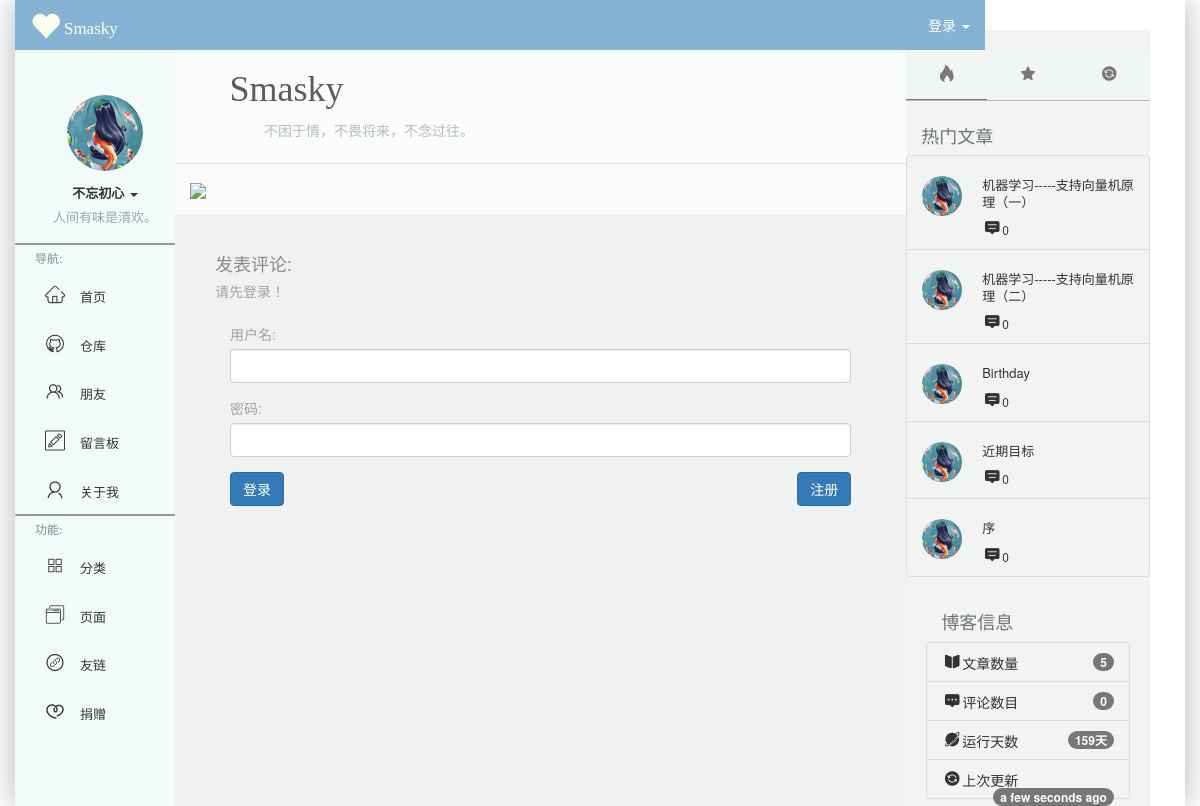
/MessageBoard, run on the app's committed database.
### SmaBlog/models.py (models this page shows)
class Post(db.Model):
    id=db.Column(db.Integer,primary_key=True)
    title=db.Column(db.String(60))
    post_img=db.Column(db.String(60))
    abstract=db.Column(db.String(60))
    body=db.Column(db.Text)
    views=db.Column(db.Integer)
    timestamp=db.Column(db.DateTime,default=datetime.utcnow,index=True)
    comments=db.Column(db.Integer,default=0)
    postcomments=db.relationship('PostComment',back_populates='post',cascade='all')

### SmaBlog/blueprints/blog.py (the view)
@blog_bp.route('/MessageBoard',methods=['GET','POST'])
def MessageBoard():
    messages=Message.query.order_by(Message.timestamp.desc()).all()
    form=MessageForm()
    admin_form=AdminForm()
    login(admin_form)
    if form.validate_on_submit():
        Body=form.body.data
        message=Message(body=Body,admin_id=current_user.id)
        db.session.add(message)
        db.session.commit()
        return redirect(url_for('blog.MessageBoard'))
    return render_template('blog/MessageBoard.html',Form=form,Messages=messages,adminForm=admin_form)

### SmaBlog/forms.py
class MessageForm(FlaskForm):
    body=TextAreaField('评论:',validators=[DataRequired(),Length(1,200)])
    submit=SubmitField('提交评论')

class AdminForm(FlaskForm):
    username=StringField('用户名:',validators=[DataRequired(),Length(1,20)])
    password=PasswordField('密码:',validators=[DataRequired(),Length(1,20)])
    submit=SubmitField('登录')

### SmaBlog/__init__.py (called while the page is built)
def register_template_context(app):
    @app.context_processor
    def inject_right():
        from SmaBlog.utils import cal_days
        post_info={}
        hot_posts=Post.query.order_by(Post.comments.desc())[:5]
        rand_posts=Post.query.order_by(Post.views.desc())[:5]
        post_info['number']=Post.query.count()
        post_info['num']=sum_comment(Post.query.all())
        post_info['days_from_s']=str(cal_days())+'天'
        post_info['modify']=datetime.utcnow()
        return dict(Post_info=post_info,hot_posts=hot_posts,rand_posts=rand_posts)

### SmaBlog/blueprints/blog.py (called while the page is built)
def login(admin_form):
    if admin_form.validate_on_submit():
        user_name=admin_form.username.data
        print(user_name)
        password=admin_form.password.data
        admin=Admin.query.filter(Admin.username==user_name).first()
        if admin:
            if user_name==admin.username and admin.validate_password(password):
                login_user(admin,remember=False)

### SmaBlog/extensions.py (called while the page is built)
    def can(self):
        return False

### SmaBlog/utils.py (called while the page is built)
def cal_days():
    start=datetime.datetime(2018,10,11)
    time_now=datetime.datetime.now()
    days_from_start=(time_now-start).days
    return days_from_start

def sum_comment(posts):
    num_comments=0
    for post in posts:
        num_comments+=post.comments
    return num_comments

### SmaBlog/templates/blog/MessageBoard.html (shortened to what this page needs)
{% extends 'base.html' %} {% block main_content %}
<div class=" content-header info-color-pure-white boder-bottom ">
    <h1 style="font-family:'ABC';font-style: normal;">Smasky</h1>
    <small>不困于情，不畏将来，不念过往。</small>
</div>
<div class="main-head-img">
    <img src="https://ws1.sinaimg.cn/large/e837aa80gy1g15tn8vl6fj21ao0si7wh.jpg" style='background-size:contain; width:100%;'>
</div>
{% if current_user.can() %}
<div class='form-info'>
    <h4 class='grey-info-g'>发表评论:</h4>
    <form method="POST">
        {{ Form.csrf_token }}
        <div class="form-group ">
            {{ Form.body.label(class='grey-info form-font-info') }} {{ Form.body(class='form-control body-info') }}
        </div>
        <h5>欢迎{{ current_user.name }}归来</h5>
        {{ Form.submit(class='btn btn-primary') }}
    </form>
</div>
{% else %}
<div class='form-info'>
    <h4 class='grey-info-g'>发表评论:</h3>
        <h5 class='grey-info'>请先登录！</h5>
        <div class='login-panel'>
            <form method="POST">
                <div class="form-group ">
                    {{ adminForm.username.label(class='grey-info form-font-info')}} {{ adminForm.username(class='form-control') }}
                </div>
                <div class="form-group ">
                    {{ adminForm.password.label(class='grey-info form-font-info')}} {{ adminForm.password(class='form-control') }}
                </div>
                <div class='row'>
                    <div class='col-xs-6'>
                        {{ adminForm.submit(class='btn btn-primary') }}
                    </div>
                    <div class="col-xs-6">
                        <a href="{{ url_for('blog.register') }}" style='float:right;'>
                            <button type='button' class="btn btn-primary right">注册</button></a>
                    </div>
                </div>
            </form>
        </div>
</div>
{% endif %} {% endblock %} {% block app_right_aside %} {% include 'blog/_rightAside.html' %} {% endblock %}

### SmaBlog/templates/base.html (shortened to what this page needs)
<!DOCTYPE html>
<html>
<head>
    {% block head %}
    <link href="{{url_for('static',filename='css/bootstrap.min.css')}}" rel="stylesheet">
    <link rel="stylesheet" href="{{url_for('static',filename='css/smasky.css')}}">
    <link rel="stylesheet" href="{{url_for('static',filename='css/iconfont.css')}}">
    <link rel="stylesheet" href="https://unpkg.com/animate.css@3.5.2/animate.min.css">
    <link rel="dns-prefetch" href="//cdn.mathjax.org" /> {% endblock head %}
</head>
<body>
    <div class="alllayout  app-container container">
        {% block nav_head %}
        <div class="app-head container">
            <nav class="left-header navbar navbar-default header-info-blue  col-xs-2" role='navigation'>
                <a href="{{ url_for('blog.index')}}" class='hidden-xs navbar-header font-bg-info-white text-center' style='margin-top:10px;text-decoration: none;'>
                    <i class='glyphicon glyphicon-heart middle icon-size' style='margin-bottom: 10px;'> </i>
                    <span class='font-info-Source hidden-md hidden-xs web-title navbar-font'>Smasky</span>
                </a>
            </nav>
            <nav class='right-header navbar navbar-default header-info-blue col-xs-10'>
                <ul class="nav nav-right head-right-nav">
                    <li class='dropdown login'>
                        {% if not current_user.is_authenticated %}
                        <a data-toggle='dropdown' class="login dropdown-toggle white-info" href='#'>
                            <span>登录</span>
                            <b class="caret white-info"></b>
                        </a>
                        {% else %}
                        <a href="{{ url_for('blog.logout') }}" class="login white-info">
                            <span>登出</span>
                        </a>
                        {% endif %}
                    </li>
                </ul>
            </nav>
        </div>
        {% endblock nav_head %} {% block app_left_aside %}
        <div class='app-left-aside aside bg-green col-xs-2'>
            <div class="sub-aside clearfix text-center show ">
                <div class="dropdown wrap">
                    <div class="ui-avtar">
                        <a href=#>
                            <span class="thumb-lg avatar">
                                <img src="{{url_for('static',filename='img/avatar.jpg')}}" class="img-full">
                            </span>
                        </a>
                    </div>
                    <div class="describe">
                        <span class='main-des'>
                            <strong>不忘初心</strong>
                            <span class="caret "></span>
                        </span>
                        <span class="sub-des">
                            人间有味是清欢。
                        </span>
                    </div>
                </div>
                <div class="line bg-white"></div>
                <div class="navi  navigation">
                    <ul class="nav nav-stacked">
                        <li class='aside-nav-head'><span>导航:</span></li>
                        <li><a href="{{ url_for('blog.index') }}"><i class="iconfont icon-shouye aside-icon"></i><span>首页</span></a></li>
                        <li><a href="https://github.com/smasky"><i class="iconfont icon-github-copy aside-icon"></i><span href="#">仓库</span></a></li>
                        <li><a><i class="iconfont icon-pengyou aside-icon"></i><span href="#">朋友</span></a></li>
                        <li><a href="{{ url_for('blog.MessageBoard') }}"><i class="iconfont icon-liuyanban1 aside-icon"></i><span
                                    href="#">留言板</span></a></li>
                        <li><a><i class="iconfont icon-my aside-icon"></i><span href="#">关于我</span></a></li>
                    </ul>
                </div>
                <div class="line bg-white"></div>
                <ul class="nav nav-stacked">
                    <li class="aside-nav-head"><span>功能:</span></li>
                    <li><a ui-toggle="active" ui-toggle-target="sub-liOne"><i class="iconfont icon-fenlei aside-icon"></i><span
                                href="#">分类</span></a></li>
                    <li><a ui-toggle='active' ui-toggle-target='sub-liTwo'><i class="iconfont icon-iconset0335 aside-icon"></i><span
                                href="#">页面</span></a></li>
                    <li><a ui-toggle='active' ui-toggle-target='sub-liThree'><i class="iconfont icon-youlian aside-icon"></i><span
                                href="#">友链</span></a></li>
                    <li><a ui-toggle='active' ui-toggle-target='sub-liFour'><i class="iconfont icon-juanzeng  aside-icon"></i><span
                                href="#">捐赠</span></a></li>
                </ul>
            </div>
        </div>
        {% endblock app_left_aside %}
        <div class="app-main info-color-low-white " id='app-main'>
            <div class="main-content col-lg-9">
                {% block main_content %}{% endblock main_content %} </div>{% block app_right_aside %}{% endblock app_right_aside %}
        </div>
    </div>
</body>
</html>

### SmaBlog/templates/blog/_rightAside.html (shortened to what this page needs)
<div class="app-right-aside col-md-3 info-color-high-white hidden-md hidden-xs">
    <div class="nav-wrap">
        <ul class="nav nav-tabs nav-justified" role="tablist">
            <li class="active" role="presentation">
                <a href='#link-nav-One' data-toggle='tab'>
                    <i class="iconfont icon-icon-test"></i>
                </a>
            </li>
            <li role="presentation">
                <a href='#link-nav-Two' data-toggle='tab'>
                    <i class="iconfont icon-icon_fill_3"></i>
                </a>
            </li>
            <li role="presentation">
                <a href='#link-nav-Three' data-toggle='tab'>
                    <i class="iconfont icon-icon_fill_"></i>
                </a>
            </li>
        </ul>
        <div class='tab-content'>
            <div id='link-nav-One' class="tab-pane active">
                <h4 style="padding-left:15px;padding-top:15px;color:#707474;">热门文章</h4>
                <ul class="list-group">
                    {% if hot_posts %} {% for post in hot_posts %}
                    <li class="list-group-item">
                        <a class="pull-left thumb-sm"><img src="{{url_for('static',filename='img/avatar.jpg') }}" style='width:40px!important;height:40px!important;border-radius: 500px;'></a>
                        <div class="clear" style="display:block;margin-left:60px;">
                            <h4  style='font-size: 15px;'><a href="{{ url_for('blog.show_post',post_id=post.id) }}" style='float:none;color:#333'>{{ post.title }}</a></h4> <small style='line-height: 0.9;'><i class="iconfont icon-icon_fill_2" style='font-size:7px;'></i>{{ post.comments }}</small></div>
                    </li>
                    {% endfor %} {% endif %}
                </ul>
            </div>
        </div>
        <div class="tab-info" style="margin:0px 20px;">
            <h4 style="padding-left:15px;padding-top:15px;color:#707474;">博客信息</h4>
            <ul class="list-group" style='line-height: 0.9;'>
                <li class="list-group-item"><i class="iconfont icon-icon_fill_5"></i>文章数量<span class="badge" style='line-height: 1;'>{{ Post_info.number }}</span></li>
                <li class="list-group-item"><i class="iconfont icon-icon_fill_1"></i>评论数目<span class="badge" style='line-height: 1;'>{{ Post_info.num }}</span></li>
                <li class="list-group-item"><i class="iconfont icon-icon_fill_4"></i>运行天数<span class="badge" style='line-height: 1;'>{{ Post_info.days_from_s }}</span></li>
                <li class="list-group-item"><i class="iconfont icon-icon_fill_"></i>上次更新<span class="badge" style='line-height: 1;'>{{ moment(Post_info.modify).fromNow(refresh=True) }}</span></li>
            </ul>
        </div>
    </div>
</div>

### data on the page
Post: title "机器学习-----支持向量机原理（一）", comments "0"
Post: title "机器学习-----支持向量机原理（二）", comments "0"
Post: title "Birthday", comments "0"
Post: title "近期目标", comments "0"
Post: title "序", comments "0"

### other printed values
{{ adminForm.username.label(class='grey-info form-font-info') }} "用户名:"
{{ adminForm.password.label(class='grey-info form-font-info') }} "密码:"
{{ Post_info.number }} "5"
{{ Post_info.num }} "0"
{{ Post_info.days_from_s }} "159天"
{{ moment(Post_info.modify).fromNow(refresh=True) }} "a few seconds ago"
